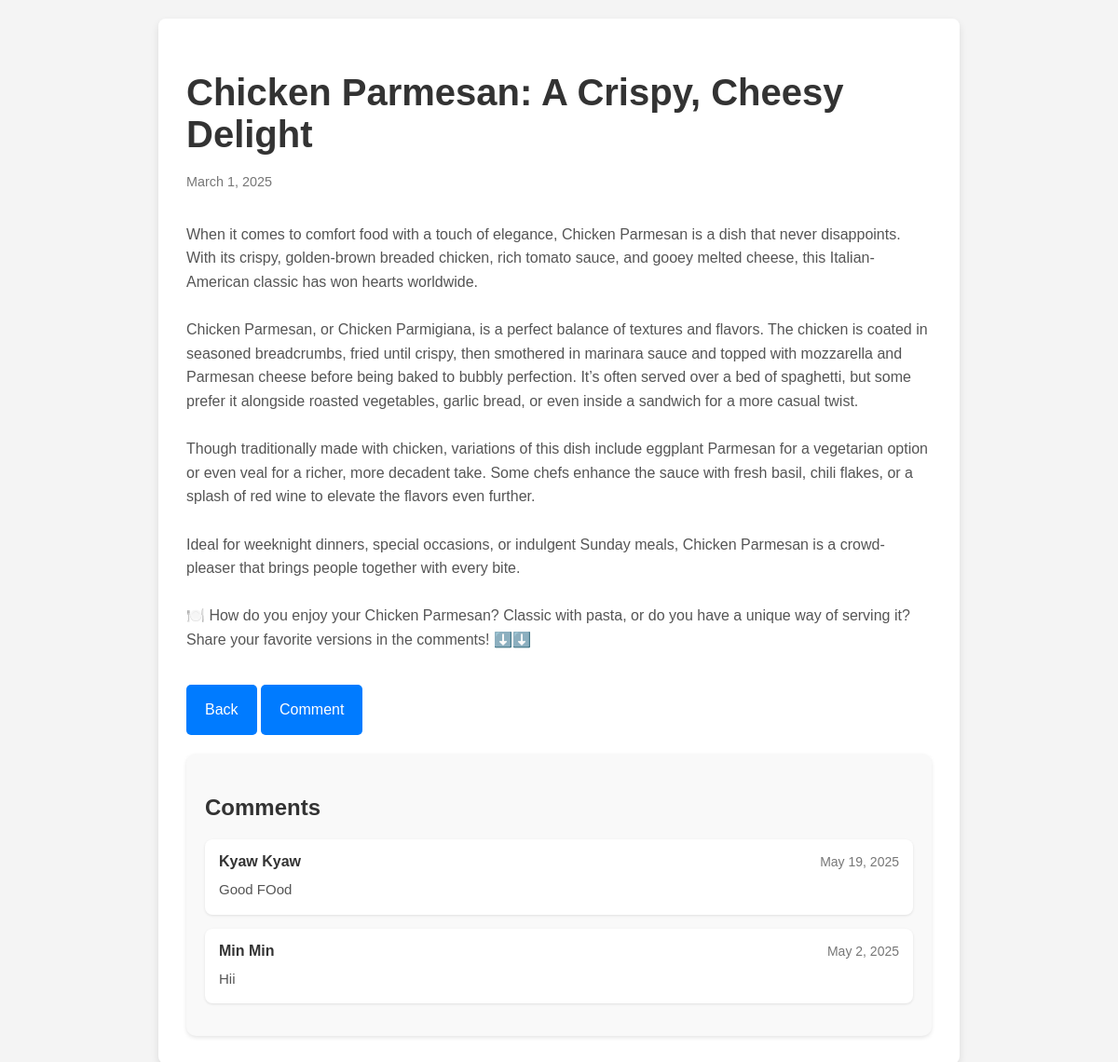
Screenshot of /User/php/DetailedBlogPost.php?detailpostId=26 with the database file from the repository.
### tables this page shows
CREATE TABLE `blogpost` (
  `post_id` int(11) NOT NULL,
  `post_title` varchar(225) NOT NULL,
  `post_category` varchar(225) NOT NULL,
  `foodtype` varchar(225) NOT NULL,
  `post_description` text NOT NULL,
  `post_image` text NOT NULL,
  `post_image2` text NOT NULL,
  `post_date` datetime NOT NULL
);

CREATE TABLE `comment` (
  `comment_id` int(11) NOT NULL,
  `post_id` int(11) NOT NULL,
  `user_id` int(11) NOT NULL,
  `comment_text` text NOT NULL,
  `created_at` timestamp NOT NULL DEFAULT current_timestamp()
);

CREATE TABLE `user` (
  `user_id` int(11) NOT NULL,
  `user_name` varchar(225) NOT NULL,
  `user_email` varchar(225) NOT NULL,
  `user_phone` varchar(225) NOT NULL,
  `user_pass` varchar(225) NOT NULL,
  `user_conpass` varchar(225) NOT NULL
);

### Admin/php/function.php (called while the page is built, shortened)
<?php
    include "connect.php";
?>
<?php
    $detailedPostId = null;
    if(isset($_GET['detailpostId'])){
        $post_id = $_GET['detailpostId'];
        $query = "SELECT * FROM blogpost WHERE post_id = '$post_id'";
        $result = mysqli_query($db, $query);
        if($row = mysqli_fetch_assoc($result)){
            $detailedPostId = $row['post_id'];
            $post_title = $row['post_title'];
            $post_desc = $row['post_description'];
            $post_date = $row['post_date'];
        }
    }
    $comment_query = "SELECT c.comment_id, c.comment_text, c.created_at, u.user_name
    FROM comment c
    JOIN user u ON c.user_id = u.user_id
    WHERE c.post_id = ?
    ORDER BY c.created_at DESC";
    $stmt = mysqli_prepare($db, $comment_query);
    mysqli_stmt_bind_param($stmt, 'i', $detailedPostId);
    mysqli_stmt_execute($stmt);
    $comment_result = mysqli_stmt_get_result($stmt);
    $comments = mysqli_fetch_all($comment_result, MYSQLI_ASSOC);
?>

### User/php/DetailedBlogPost.php (the view, shortened to what this page needs)
<?php
    include "../../Admin/php/function.php";
?>
<!DOCTYPE html>
<html lang="en">
<head>
    <link rel="stylesheet" href="https://cdnjs.cloudflare.com/ajax/libs/font-awesome/6.0.0-beta3/css/all.min.css">
    <link rel="stylesheet" href="../css/DetailedBlogPost.css?v=<?php echo time() ?>" >
</head>
<body>
    <div class="full-blog-container">
        <h1><?php echo htmlspecialchars($post_title); ?></h1>
        <div class="post-date"><?php echo date('F j, Y', strtotime($post_date)); ?></div>
        <div class="post-content">
            <p><?php echo nl2br(htmlspecialchars($post_desc)); ?></p>
        </div>
       <a href="../php/BlogPost.php" class="back-to-home">Back</a>
       <button class="comment-btn" onclick="openPopup(<?php echo $detailedPostId; ?>)" >Comment</button>
       <div class="comment-section">
            <h3>Comments</h3>
            <?php if (!empty($comments)): ?>
                <?php foreach ($comments as $comment): ?>
                    <div class="comment">
                        <div class="comment-header">
                            <h4><?php echo htmlspecialchars($comment['user_name']); ?></h4>
                            <small><?php echo date('F j, Y', strtotime($comment['created_at'])); ?></small>
                        </div>
                        <div class="comment-delete">
                            <p><?php echo htmlspecialchars($comment['comment_text']); ?></p>
                        </div>
                    </div>
                <?php endforeach; ?>
            <?php else: ?>
                <p>No comments yet. Be the first to comment!</p>
            <?php endif; ?>
        </div>
    </div>
</body>
</html>

### User/css/DetailedBlogPost.css (style rules this page uses)
body { font-family: Arial, sans-serif; background-color: #f4f4f4; margin: 0; padding: 0; display: flex; justify-content: center; align-items: center; min-height: 100vh; padding: 20px; }
.full-blog-container { background-color: #fff; padding: 30px; border-radius: 8px; box-shadow: 0 4px 8px rgba(0, 0, 0, 0.1); max-width: 800px; width: 100%; opacity: 0; animation: fadeIn 1.5s ease-in-out forwards; }
h1 { font-size: 2.5rem; color: #333; margin-bottom: 20px; }
.post-date { font-size: 0.9rem; color: #777; margin-bottom: 20px; }
.post-content { font-size: 1rem; line-height: 1.6; color: #555; }
.back-to-home { display: inline-block; margin-top: 20px; padding: 18px 20px; background-color: #007bff; color: #fff; text-decoration: none; text-align: center; border-radius: 5px; transition: background-color 0.3s ease; }
.comment-btn { display: inline-block; border: none; font-size: 1rem; margin-top: 20px; padding: 18px 20px; background-color: #007bff; color: #fff; text-decoration: none; text-align: center; border-radius: 5px; transition: background-color 0.3s ease; }
.comment-section { margin-top: 20px; padding: 20px; background-color: #f9f9f9; border-radius: 10px; box-shadow: 0 2px 4px rgba(0, 0, 0, 0.1); }
.comment-section h3 { margin-bottom: 20px; font-size: 1.5rem; color: #333; }
.comment { background-color: #fff; border-radius: 8px; padding: 15px; margin-bottom: 15px; box-shadow: 0 1px 3px rgba(0, 0, 0, 0.1); animation: slideIn 0.5s ease-out; }
.comment-header { display: flex; justify-content: space-between; align-items: center; margin-bottom: 10px; }
.comment-header h4 { margin: 0; font-size: 1rem; color: #333; }
.comment-header small { font-size: 0.875rem; color: #777; }
.comment p { margin: 0; font-size: 0.9375rem; color: #555; line-height: 1.5; }
.comment-delete { display: flex; justify-content: space-between; }

### rows the page displays
blogpost: post_title "Chicken Parmesan: A Crispy, Cheesy Delight", post_date "March 1, 2025", post_description "When it comes to comfort food with a touch of elegance, Chicken Parmesan is a dish that never disappoints. With its crispy, golden-brown breaded chicken, rich tomato sauce, and gooey melted cheese, this Italian-American classic has won hearts worldwide. Chicken Parmesan, or Chicken Parmigiana, is a perfect balance of textures and flavors. The chicken is coated in seasoned breadcrumbs, fried until crispy, then smothered in marinara sauce and topped with mozzarella and Parmesan cheese before being baked to bubbly perfection. It’s often served over a bed of spaghetti, but some prefer it alongside roasted vegetables, garlic bread, or even inside a sandwich for a more casual twist. Though…"
comment: user.user_name "Kyaw Kyaw", created_at "May 19, 2025", comment_text "Good FOod"
comment: user.user_name "Min Min", created_at "May 2, 2025", comment_text "Hii"
